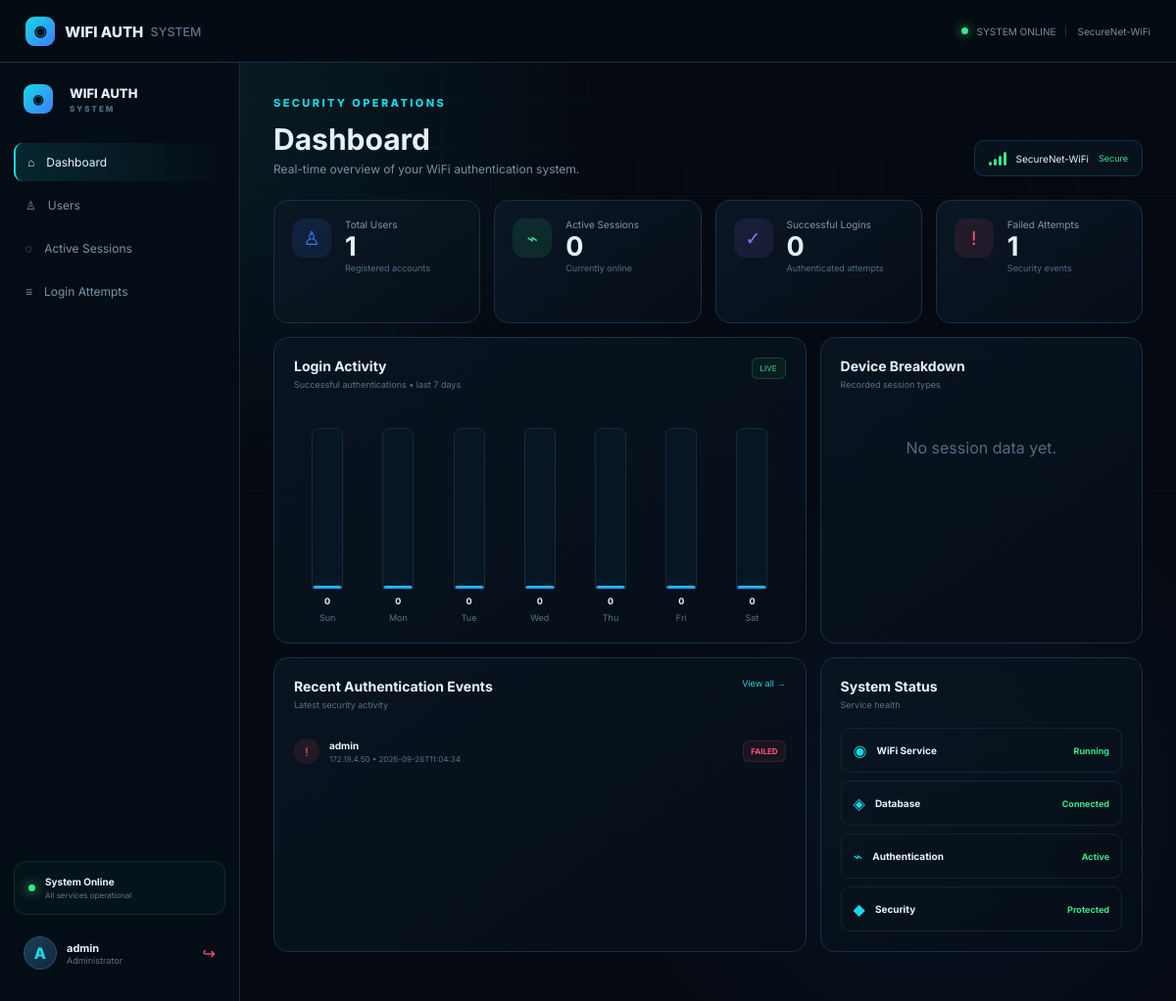
Page /admin/ (signed in) on the committed database.
### tables this page shows
CREATE TABLE login_attempts (
    id INTEGER PRIMARY KEY AUTOINCREMENT,
    username TEXT NOT NULL,
    ip_address TEXT NOT NULL,
    attempt_time TEXT NOT NULL,
    status TEXT NOT NULL
);

### app/routes/admin.py (the view)
@admin_bp.route("/")
@admin_required
def dashboard():
    conn = get_db()
    stats = {
        "users": User.count(conn),
        "active_users": User.count_active(conn),
        "successful_logins": LoginAttempt.count_successful(conn),
        "failed_logins": LoginAttempt.count_failed_or_blocked(conn),
        "active_sessions": Session.count_active(conn),
    }
    weekly = LoginAttempt.weekly_success_counts(conn, days=7)
    devices = Session.device_breakdown(conn)
    recent = LoginAttempt.recent(conn, limit=6)
    return render_template(
        "admin/dashboard.html", stats=stats, weekly=weekly, devices=devices, recent=recent
    )

### app/__init__.py (called while the page is built)
def create_app(config_name: str | None = None) -> Flask:
    app = Flask(__name__)
    app.config.from_object(get_config(config_name))
    app.config["PERMANENT_SESSION_LIFETIME"] = timedelta(
        minutes=app.config["PERMANENT_SESSION_LIFETIME_MINUTES"]
    )
    init_extensions(app)
    init_db(app)
    from app.routes.admin import admin_bp
    from app.routes.auth import auth_bp
    from app.routes.portal import portal_bp
    app.register_blueprint(auth_bp)
    app.register_blueprint(portal_bp)
    app.register_blueprint(admin_bp)
    @app.context_processor
    def inject_globals():
        return {"wifi_ssid": app.config["WIFI_SSID"]}
    return app

### app/extensions.py (called while the page is built)
def get_db() -> sqlite3.Connection:
    if "db" not in g:
        g.db = sqlite3.connect(current_app.config["DATABASE_PATH"])
        g.db.row_factory = sqlite3.Row
    return g.db

### app/models/login_attempt.py (called while the page is built)
    @staticmethod
    def count_successful(conn: sqlite3.Connection) -> int:
        return conn.execute(
            "SELECT COUNT(*) FROM login_attempts WHERE status='SUCCESS'"
        ).fetchone()[0]

    @staticmethod
    def count_failed_or_blocked(conn: sqlite3.Connection) -> int:
        return conn.execute(
            "SELECT COUNT(*) FROM login_attempts WHERE status IN ('FAILED','BLOCKED')"
        ).fetchone()[0]

    @staticmethod
    def weekly_success_counts(conn: sqlite3.Connection, days: int = 7) -> list[dict]:
        weekly = []
        for i in range(days - 1, -1, -1):
            day = (datetime.now() - timedelta(days=i)).date()
            count = conn.execute(
                "SELECT COUNT(*) FROM login_attempts WHERE status='SUCCESS' AND date(attempt_time)=?",
                (day.isoformat(),),
            ).fetchone()[0]
            weekly.append({"label": day.strftime("%a"), "value": count})
        return weekly

    @staticmethod
    def recent(conn: sqlite3.Connection, limit: int = 6) -> list[sqlite3.Row]:
        return conn.execute(
            "SELECT * FROM login_attempts ORDER BY id DESC LIMIT ?", (limit,)
        ).fetchall()

### app/models/session.py (called while the page is built)
    @staticmethod
    def count_active(conn: sqlite3.Connection) -> int:
        return conn.execute("SELECT COUNT(*) FROM sessions WHERE status = 'active'").fetchone()[0]

    @staticmethod
    def device_breakdown(conn: sqlite3.Connection) -> list[sqlite3.Row]:
        return conn.execute(
            """SELECT COALESCE(device_type, 'Unknown') AS device, COUNT(*) AS total
               FROM sessions GROUP BY device_type ORDER BY total DESC"""
        ).fetchall()

### app/templates/admin/dashboard.html (shortened to what this page needs)
{% extends "base.html" %}
{% block body %}
<div class="admin-layout">
    <aside class="sidebar">
        <a class="sidebar-brand" href="{{ url_for('admin.dashboard') }}"><span class="brand-mark">◉</span><span>WIFI AUTH<small>SYSTEM</small></span></a>
        <nav>
            <a class="active" href="{{ url_for('admin.dashboard') }}"><span>⌂</span> Dashboard</a>
            <a href="{{ url_for('admin.users') }}"><span>♙</span> Users</a>
            <a href="{{ url_for('admin.sessions') }}"><span>◌</span> Active Sessions</a>
            <a href="{{ url_for('admin.logs') }}"><span>≡</span> Login Attempts</a>
        </nav>
        <div class="sidebar-status"><span class="live-dot"></span><div><strong>System Online</strong><small>All services operational</small></div></div>
        <div class="sidebar-user"><div class="avatar">A</div><div><strong>{{ session.get('username') }}</strong><small>Administrator</small></div><a href="{{ url_for('auth.logout') }}">↪</a></div>
    </aside>
    <main class="admin-main">
        <header class="admin-header"><div><div class="eyebrow">SECURITY OPERATIONS</div><h1>Dashboard</h1><p>Real-time overview of your WiFi authentication system.</p></div><div class="header-actions"><div class="header-network"><span class="signal-bars"><b></b><b></b><b></b><b></b></span><span>{{ wifi_ssid }}</span><em>Secure</em></div></div></header>
        <section class="stats-grid">
            <div class="stat-card blue"><span class="stat-icon">♙</span><div><small>Total Users</small><strong>{{ stats.users }}</strong><em>Registered accounts</em></div></div>
            <div class="stat-card green"><span class="stat-icon">⌁</span><div><small>Active Sessions</small><strong>{{ stats.active_sessions }}</strong><em>Currently online</em></div></div>
            <div class="stat-card purple"><span class="stat-icon">✓</span><div><small>Successful Logins</small><strong>{{ stats.successful_logins }}</strong><em>Authenticated attempts</em></div></div>
            <div class="stat-card red"><span class="stat-icon">!</span><div><small>Failed Attempts</small><strong>{{ stats.failed_logins }}</strong><em>Security events</em></div></div>
        </section>
        <section class="dashboard-grid">
            <div class="dash-card chart-card"><div class="card-head"><div><h2>Login Activity</h2><p>Successful authentications • last 7 days</p></div><span class="live-badge">LIVE</span></div><div class="bar-chart">{% set maxv = (weekly | map(attribute='value') | max) if weekly else 1 %}{% if maxv == 0 %}{% set maxv = 1 %}{% endif %}{% for item in weekly %}<div class="bar-item"><div class="bar-track"><div class="bar-fill" style="height: {{ (item.value / maxv * 100)|round(0) }}%"></div></div><strong>{{ item.value }}</strong><span>{{ item.label }}</span></div>{% endfor %}</div></div>
            <div class="dash-card"><div class="card-head"><div><h2>Device Breakdown</h2><p>Recorded session types</p></div></div><div class="device-list">{% set colors = ['cyan','purple','green','orange','red'] %}{% for d in devices %}{% set total = devices | sum(attribute='total') %}{% set pct = ((d.total / total * 100) if total else 0)|round(0) %}<div class="device-row"><span class="device-dot {{ colors[loop.index0 % colors|length] }}"></span><span>{{ d.device }}</span><strong>{{ pct }}%</strong><div class="progress"><i style="width: {{ pct }}%"></i></div></div>{% else %}<div class="empty-state">No session data yet.</div>{% endfor %}</div></div>
        </section>
        <section class="dashboard-grid lower-grid">
            <div class="dash-card"><div class="card-head"><div><h2>Recent Authentication Events</h2><p>Latest security activity</p></div><a href="{{ url_for('admin.logs') }}" class="text-link">View all →</a></div><div class="event-list">{% for log in recent %}<div class="event-row"><span class="event-status {{ 'ok' if log.status == 'SUCCESS' else 'bad' }}">{{ '✓' if log.status == 'SUCCESS' else '!' }}</span><div><strong>{{ log.username }}</strong><small>{{ log.ip_address }} • {{ log.attempt_time }}</small></div><b class="status-pill {{ 'success-pill' if log.status == 'SUCCESS' else 'danger-pill' }}">{{ log.status }}</b></div>{% else %}<div class="empty-state">No authentication events yet.</div>{% endfor %}</div></div>
            <div class="dash-card"><div class="card-head"><div><h2>System Status</h2><p>Service health</p></div></div><div class="system-list"><div><span>◉</span><strong>WiFi Service</strong><b>Running</b></div><div><span>◈</span><strong>Database</strong><b>Connected</b></div><div><span>⌁</span><strong>Authentication</strong><b>Active</b></div><div><span>◆</span><strong>Security</strong><b>Protected</b></div></div></div>
        </section>
    </main>
</div>
{% endblock %}

### rows in the picture
login_attempts: get "admin", status "!", username "admin", ip_address "172.19.4.50", attempt_time "2026-09-26T11:04:34", status "FAILED"

### other values in the picture
{{ wifi_ssid }} "SecureNet-WiFi"
{{ stats.users }} "1"
{{ stats.active_sessions }} "0"
{{ stats.successful_logins }} "0"
{{ stats.failed_logins }} "1"
{{ item.value }} "0" "0" "0" "0" "0" "0" "0"
{{ item.label }} "Sun" "Mon" "Tue" "Wed" "Thu" "Fri" "Sat"
